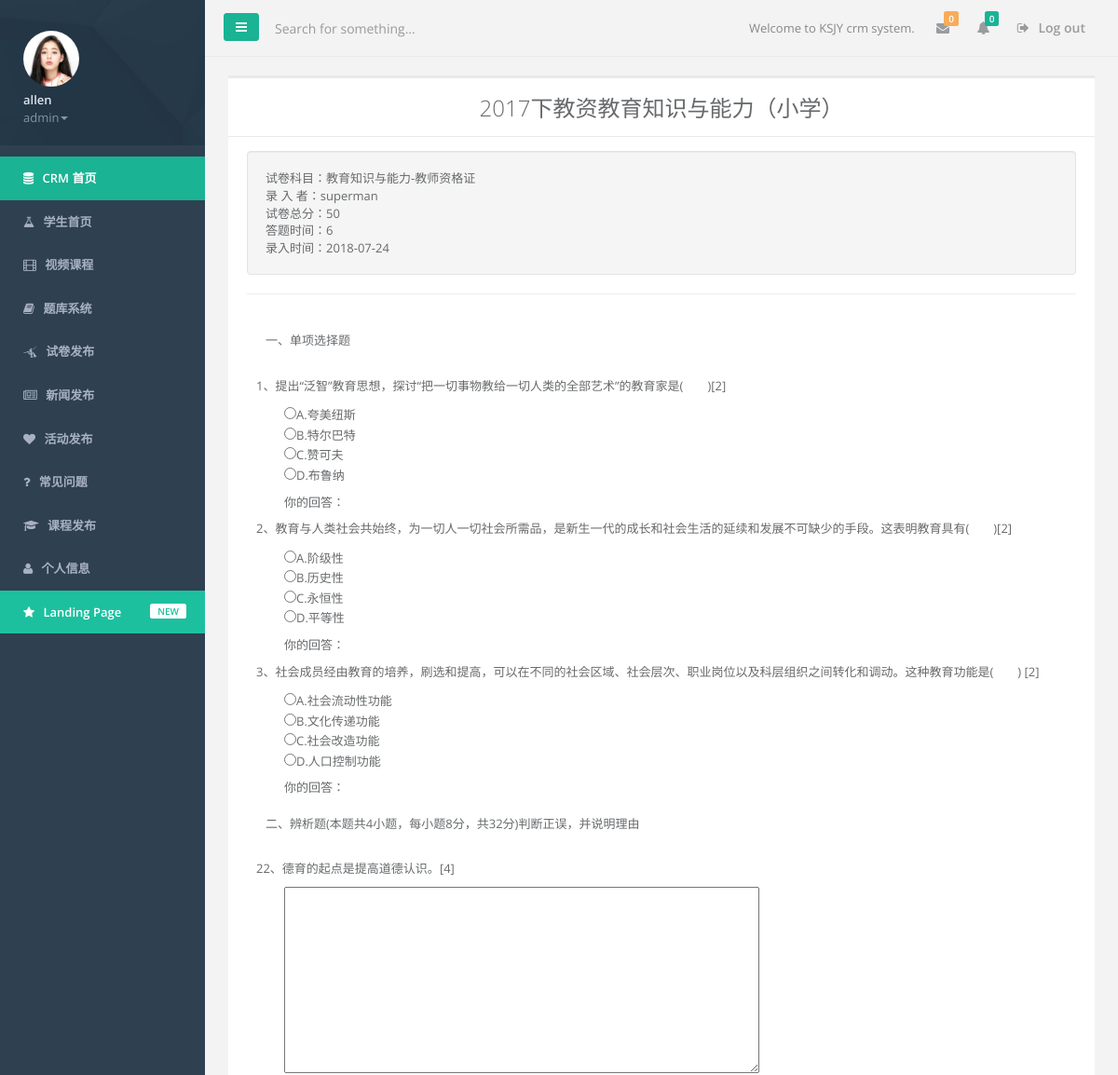
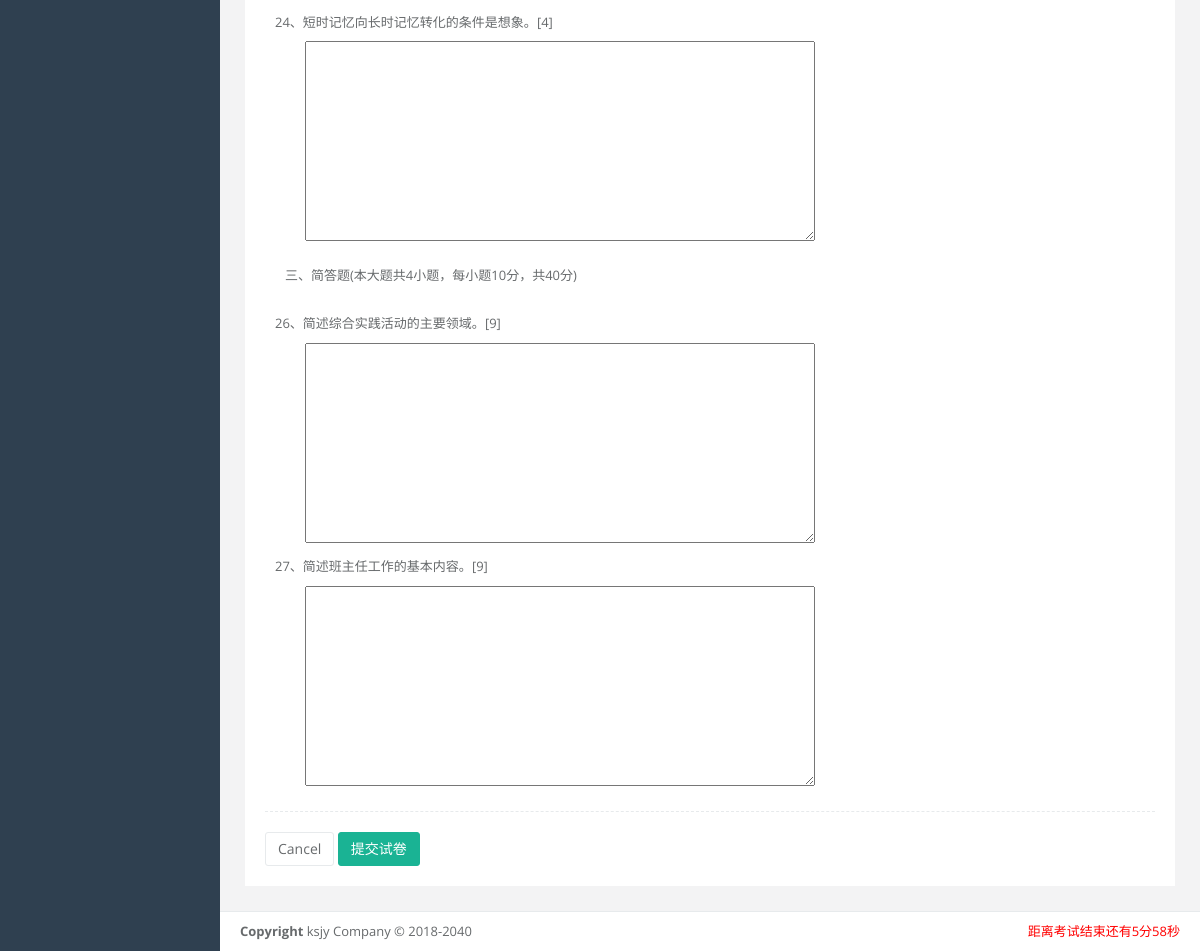
/ts/test_paper/1/ (signed in), run on the app's committed database (2 pictures, top to bottom).
### ks_crm/models.py (models this page shows, shortened)
class UserProfile(AbstractBaseUser,PermissionsMixin):
    email = models.EmailField(
        verbose_name='email address',
        max_length=255,
        unique=True
    )
    password = models.CharField(_('password'), max_length=128, help_text=mark_safe('''<a href='password/'>修改密码</a>'''))
    true_name = models.CharField(max_length=32, blank=True, null=True)
    name = models.CharField(max_length=32, blank=True, null=True)
    stu_num = models.IntegerField(blank=True, null=True)
    grade = models.CharField(max_length=32, default="")
    profession = models.CharField(max_length=32, blank=True, null=True)
    ID_num = models.IntegerField(blank=True, null=True)
    degree_choices = (('0', '专科'), ('1', '本科'))
    degree = models.SmallIntegerField(choices=degree_choices, default=0)
    gender_choices = (('0', '男'), ('1', '女'))
    gender = models.SmallIntegerField(choices=gender_choices, default=0)
    isno_choices = (('0', '是'), ('1', '否'))
    isteacher = models.SmallIntegerField(choices=isno_choices, default=0)
    ismakeup = models.SmallIntegerField(choices=isno_choices, default=0)
    role = models.ForeignKey("Role", blank=True, null=True,default=1)
    is_active = models.BooleanField(default=True)
    is_admin = models.BooleanField(default=False)
    signature = models.CharField(max_length=255, blank=True, null=True)
    head_img = models.ImageField(blank=True, null=True)
    phone = models.CharField(max_length=32, blank=True, null=True)
    address = models.CharField(max_length=255, blank=True, null=True)
    hobbies = models.CharField(max_length=255, blank=True, null=True)
    course = models.ManyToManyField("Course", blank=True)
    friends = models.ManyToManyField("self", blank=True)
    objects = UserProfileManager()
    USERNAME_FIELD = 'email'
    REQUIRED_FIELDS = ['name']
    def __str__(self):              # __unicode__ on Python 2
        return str(self.name)

class Role(models.Model):
    name = models.CharField(max_length=32,unique=True)
    menus = models.ManyToManyField("Menu",blank=True)
    class Meta:
        verbose_name = "角色"
        verbose_name_plural = "角色"

class Menu(models.Model):
    name = models.CharField(max_length=32)
    url_name = models.CharField(max_length=64)
    url_type_choices = ((0, 'alias'), (1, 'absolute_url'))
    url_type = models.SmallIntegerField(choices=url_type_choices, default=0)
    icon = models.CharField(max_length=32,default="fa-flask")
    class Meta:
        verbose_name = "菜单"
        verbose_name_plural = "菜单"

### testing_system/models.py (models this page shows, shortened)
class TestPaper(models.Model):
    paper_topic = models.CharField(max_length=64)
    recorded = models.ForeignKey("ks_crm.UserProfile")
    total_score = models.IntegerField()
    quiz_time = models.IntegerField()
    enabled = models.BooleanField()
    recorded_date = models.DateTimeField(auto_now_add=True)
    paper_type = models.ForeignKey("PaperType")
    paper_module = models.ForeignKey("PaperModule", default=1)
    memo = models.TextField(blank=True, null=True)
    class Meta:
        verbose_name = "试卷"
        verbose_name_plural = "试卷"

class PaperType(models.Model):
    type_name = models.CharField(max_length=32)
    def __str__(self):
        return self.type_name
    class Meta:
        verbose_name = "试卷科目"
        verbose_name_plural = "试卷科目"

class PaperStruct(models.Model):
    paper_id = models.ForeignKey("TestPaper")
    big_title = models.CharField(max_length=64)
    ps_index = models.SmallIntegerField()
    question_type = models.ForeignKey("QuestionType",default=1)
    class Meta:
        verbose_name = "试卷结构"
        verbose_name_plural = "试卷结构"

class QuestionLib(models.Model):
    ps_id = models.ForeignKey("PaperStruct")
    question_index = models.SmallIntegerField()
    question = models.TextField()
    choices = models.CharField(max_length=255,null=True,blank=True)
    answer = models.TextField()
    question_score = models.SmallIntegerField()
    class Meta:
        verbose_name = "题库"
        verbose_name_plural = "题库"

### testing_system/views.py (the view)
# urls.py: url(r'^test_paper/(\d+)/$', views.test_paper),
def test_paper(request,paper_id):
    paper_obj = TestPaper.objects.filter(id=paper_id)[0]
    question_dict = tp_handler(paper_id)
    return render(request,'testing_system/test_paper.html',{'paper_obj':paper_obj,'question_dict':question_dict})

### testing_system/views.py (called while the page is built)
def tp_handler(paper_id):
    paper_struct = PaperStruct.objects.filter(paper_id=paper_id).order_by('ps_index')
    question_list = []
    for ps in paper_struct:
        question_list.append((ps.big_title,QuestionLib.objects.filter(ps_id=ps.id).order_by('question_index')))
    return question_list

### templates/testing_system/test_paper.html (shortened to what this page needs)
{% extends 'crm_base.html' %}
{% load ts_tags %}
{% block page-contianer %}
<div class="wrapper wrapper-content animated fadeIn">
     <div class="ibox">
        <div class="ibox-title text-center">
            <h2>{{ paper_obj.paper_topic }}</h2>
        </div>
          <div class="ibox-content">
            <div class="tp-info well">
                <div class="info">试卷科目：{{ paper_obj.paper_type }}</div>
                <div class="info">录 入 者：{{ paper_obj.recorded }}</div>
                <div class="info">试卷总分：{{ paper_obj.total_score }}</div>
                <div class="info">答题时间：{{ paper_obj.quiz_time }}</div>
                <div class="info">录入时间：{{ paper_obj.recorded_date |date:"Y-m-d"}}</div>
            </div>
            <hr>
            {% for title,questions in question_dict %}
                <div class="question-title" style="padding: 20px;">{{ title }}</div>
                        {% for question in questions %}
                          <div class="question">
                            <div class="sub-question-title" style="padding: 10px">{{ question.question }}[{{ question.question_score }}]</div>
                              {% if question.ps_id.question_type.id <= 3  %}
                                {% render_question_choice question %}
                              {% else %}
                                <div class="question-text-box" style='margin-left: 40px'>
                                    <textarea style='width: 60%;min-height: 200px' class="my-answer" id="{{ question.ps_id.ps_index }}-{{ question.question_index }}-{{ question.id }}"></textarea>
                                </div>
                              {% endif %}
                          </div>
                        {% endfor %}
            {% endfor %}
          <div class="hr-line-dashed"></div>
                 <button class="btn btn-white" type="button">Cancel</button>
                 <button class="btn btn-primary " onclick="submmit_test()" type="button">提交试卷</button>
        </div>
     </div>
</div>
{% endblock %}

### templates/crm_base.html (shortened to what this page needs)
<!DOCTYPE html>
<html>
<head>
    <link href="/static/bootstrap/css/bootstrap.min.css" rel="stylesheet">
    <link href="/static/bootstrap/font-awesome/css/font-awesome.min.css" rel="stylesheet">
    <link href="/static/bootstrap/css/animate.css" rel="stylesheet">
    <link href="/static/bootstrap/css/style.css" rel="stylesheet">
    <link href="/static/bootstrap/css/plugins/footable/footable.core.css" rel="stylesheet">
</head>
<body>
    <div id="wrapper">
    <nav class="navbar-default navbar-static-side" role="navigation">
        <div class="sidebar-collapse">
            <ul class="nav metismenu" id="side-menu">
                <li class="nav-header">
                    <div class="dropdown profile-element">
                        {% if request.user.head_img %}
                            <span>
                                <img alt="image" class="img-circle" src="{{ request.user.head_img.url}}" style="max-width: 60px;max-height:60px"/>
                             </span>
                        {% endif %}
                        <a data-toggle="dropdown" class="dropdown-toggle" href="#">
                            <span class="clear"> <span class="block m-t-xs"> <strong class="font-bold">{{ request.user.name }}</strong>
                             </span> <span class="text-muted text-xs block">{{ request.user.role.name }}<b class="caret"></b></span> </span> </a>
                    </div>
                </li>
                {% block sidebar-contianer %}
                  <ul class="nav nav-sidebar">
                      <li class="special_link">
                        <a href="/crm/"><i class="fa fa-database"></i> <span class="nav-label">CRM 首页</span></a>
                      </li>
                    {% for menu in request.user.role.menus.all %}
                        <li>
                            <a href="{% if menu.url_type == 0 %}{%  url  menu.url_name %}{% else %}{{ menu.url_name }}{% endif %}"><i class="fa {{ menu.icon }}"></i> <span class="nav-label">{{ menu.name }}</span></a>
                        </li>
                    {% endfor %}
                </ul>
                {% endblock %}
                <li class="landing_link">
                    <a target="_blank" href="/"><i class="fa fa-star"></i> <span class="nav-label">Landing Page</span> <span class="label label-warning pull-right">NEW</span></a>
                </li>
            </ul>
        </div>
    </nav>
        <div id="page-wrapper" class="gray-bg">
        <div class="row border-bottom">
        <nav class="navbar navbar-static-top" role="navigation" style="margin-bottom: 0">
        <div class="navbar-header">
            <a class="navbar-minimalize minimalize-styl-2 btn btn-primary " href="#"><i class="fa fa-bars"></i> </a>
            <form role="search" class="navbar-form-custom" action="#">
                <div class="form-group">
                    <input type="text" placeholder="Search for something..." class="form-control" name="top-search" id="top-search">
                </div>
            </form>
        </div>
            <ul class="nav navbar-top-links navbar-right">
                <li>
                    <span class="m-r-sm text-muted welcome-message">Welcome to KSJY crm system.</span>
                </li>
                <li class="dropdown">
                    <a class="dropdown-toggle count-info" data-toggle="dropdown" href="#">
                        <i class="fa fa-envelope"></i>  <span class="label label-warning">0</span>
                    </a>
                </li>
                <li class="dropdown">
                    <a class="dropdown-toggle count-info" data-toggle="dropdown" href="#">
                        <i class="fa fa-bell"></i>  <span class="label label-primary">0</span>
                    </a>
                </li>
                <li>
                    <a href="{% url 'acc_logout' %}">
                        <i class="fa fa-sign-out"></i> Log out
                    </a>
                </li>
            </ul>
        </nav>
        </div>
{% block page-contianer %}{% endblock %}
            <div class="footer">
                <div class="pull-right">
                </div>
                <div>
                    <strong>Copyright</strong> ksjy Company &copy; 2018-2040
                </div>
            </div>
        </div>
        </div>
</body>
</html>

### data on the page
UserProfile: user.head_img (picture), user.name "allen", user.role.name "admin"
Menu: name "学生首页"
Menu: name "视频课程"
Menu: name "题库系统"
Menu: name "试卷发布"
Menu: name "新闻发布"
Menu: name "活动发布"
Menu: name "常见问题"
Menu: name "课程发布"
Menu: name "个人信息"
TestPaper: paper_topic "2017下教资教育知识与能力（小学）", paper_type "教育知识与能力-教师资格证", recorded "superman", total_score "50", quiz_time "6", recorded_date "2018-07-24"
PaperStruct: question_dict "一、单项选择题"
QuestionLib: question "1、提出“泛智”教育思想，探讨“把一切事物教给一切人类的全部艺术”的教育家是( )", question_score "2"
QuestionLib: question "2、教育与人类社会共始终，为一切人一切社会所需品，是新生一代的成长和社会生活的延续和发展不可缺少的手段。这表明教育具有( )", question_score "2"
QuestionLib: question "3、社会成员经由教育的培养，刷选和提高，可以在不同的社会区域、社会层次、职业岗位以及科层组织之间转化和调动。这种教育功能是( )", question_score "2"
PaperStruct: question_dict "二、辨析题(本题共4小题，每小题8分，共32分)判断正误，并说明理由"
QuestionLib: question "22、德育的起点是提高道德认识。", question_score "4"
QuestionLib: question "24、短时记忆向长时记忆转化的条件是想象。", question_score "4"
PaperStruct: question_dict "三、简答题(本大题共4小题，每小题10分，共40分)"
QuestionLib: question "26、简述综合实践活动的主要领域。", question_score "9"
QuestionLib: question "27、简述班主任工作的基本内容。", question_score "9"
